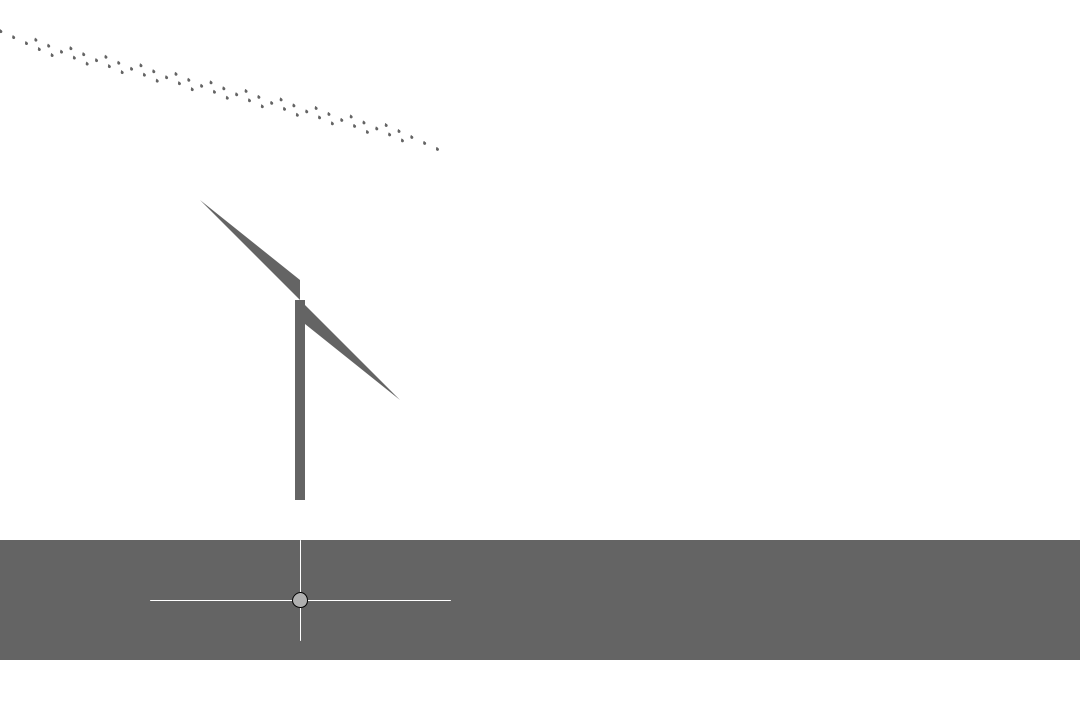
Frame 1 (no input)
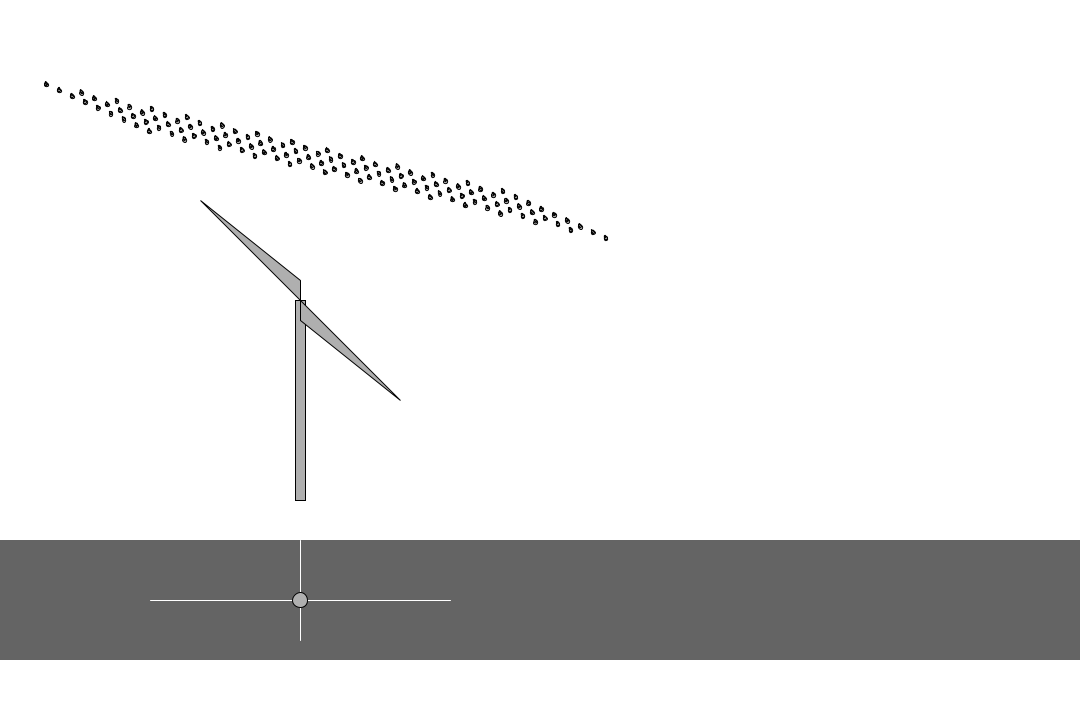
Frame 60 (the mouse pressed at the canvas centre just before this capture)
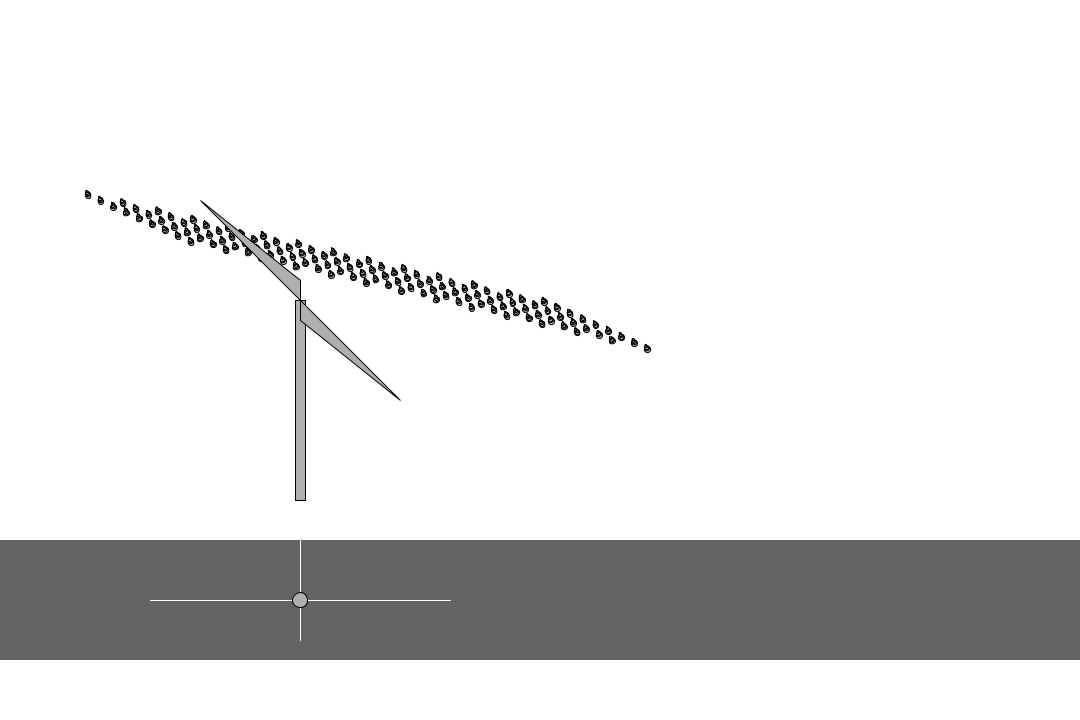
Frame 120 (the mouse held since frame 60 and released just before this capture)

The Processing sketch that drew these frames (run headless with seeded random() and noise(); from frame 60 on, the mouse is pressed at the canvas centre):

// Processing sketch: raindrop_final1
// ── raindrop_final1.pde
int move=0;
int move2=0;

int move3=0;
int move4=0;
boolean dragging=false;


float x = 300;
float y = 600;
float w = 15;
float h = 15;
// Start and end of slider
float sliderStartX = 150;
float sliderEndX = 450;
float sliderStartY = 540;
float sliderEndY = 640;
// Offset for dragging slider
float offsetX = 0;
float offsetY = 0;

int endRotate = 0;
float i = 0; 
float speed = 0; 
int flag=0;
float mouseSpeed=0;
float mouseSpeed2=0;
int temp;
float size=3.0;
float size2=2.0;
float numberOfGroups=5;
float numberOfDrops=13;
float rotateDirection = -20;
float tranRandom=30;

int ellSize= 8;
int drops = 10;
float [] xpos= new float[drops];
float [] ypos= new float[drops];
float [] xspeed= new float[drops];
float [] yspeed= new float[drops];

void setup(){

size(1080,720);

noStroke();
fill(100);  

}

void draw(){
  
  pushMatrix();
  
  //translate(0,-50);
  rotate(radians(rotateDirection));
  background(255);
  //if(size>=10){
  //size = 6;}
  
  
//for(int translateMe=0;translateMe<5;translateMe++){
  if(move>height){move=0;size=3;size2=2;}
  
  for(int groups=0;groups<numberOfGroups;groups++){
  for(int j=1;j<numberOfDrops;j++){
  
    pushMatrix();
    translate((j*20)+move2-(groups*10),(j*20)+move-(groups*10));
    //rotate(radians(random(j,10)));
  
  for(int i=0;i<size;i++){
  ellipse(10*j, 50-i, size-i, size-i);
  }
  popMatrix();
  
  }}
  
 
  
  //delay(10);
//}
  /*
  if(move2>height){move2=0;}
  for(int j=1;j<10;j++){
  pushMatrix();
    translate((j*20),(j*15)+move2);
  
  for(int i=0;i<10;i++){
    
  ellipse(10*j, 50-i, 10-i, 10-i);
  
  }
  popMatrix();
  
  }
  */
  
  if(move==0){move2+=random(0,100);
numberOfGroups=random(6,16);numberOfDrops=random(5,15);
rotateDirection = random(-30,10);
 tranRandom = random(0,500);
   }
move+=random(1,4);

//size++;
//if(frameCount%70==0){
if(frameCount%30==0 && size<=8){
  size++;}
  if(frameCount%30==0 && size2<=8){
  size2++;}
//}
popMatrix();


  pushMatrix();
  speed=offsetX;
  rectMode(CENTER);
  //translate(300, 300); 
  rect(300, 400, 10, 200);
  
  //if(speed==0)i=0;
  //println(i+=speed);
  translate(300, 300); 
  rotate(radians(i+=speed)); 
   //draw the windmill
  triangle(0, 0, 0, -20, -100, - 100); 
  triangle(0, 0, 0, 20, 100, 100);
 
 
 //if(mouseX>50 && mouseX<100 && mouseY>10 && mouseY<20){
  //if(mouseX>pmouseX){

  //blowAir();
  popMatrix();
  
  if (dragging) {
    x = mouseX + offsetX;
    y = mouseY + offsetY;
  }
  
   x = constrain(x, sliderStartX, sliderEndX-w);
   y = constrain(y, sliderStartY, sliderEndY-h);
  
  
  pushMatrix();
  //translate(30,70);
  noStroke();
  fill(100);
  rect(0,600,width*2,120);

  // Draw a line for slider
  stroke(255);
  line(sliderStartX, 600, sliderEndX, 600);
  line(300,sliderStartY,300,sliderEndY);

  stroke(0);
  // Fill according to state
  if (dragging) {
    fill (50);
  } else {
    fill(175);
  }
  // Draw rectangle for slider
  //rect(x, y-25, w, h);
  ellipse(x,y,w,h);
  
  popMatrix();
  
}



void mousePressed() {
  
  if (mouseX > x && mouseX < x + w && mouseY > y && mouseY < y + h) {
    dragging = true;
    
    offsetX = x-mouseX;
    offsetY = y-mouseY;
    
  }
}

void mouseReleased() {
  
  dragging = false;
}


void blowAir(){
  
  if(mouseX>0 && mouseX<width && mouseY>0 && mouseY<height){
  
  mouseSpeed=(mouseX-pmouseX);
  
  if(flag==0){
  if((mouseSpeed>speed || mouseSpeed<speed) && (mouseSpeed<360 && mouseSpeed>-360)){
  speed=mouseSpeed;println(speed);flag=2;
  //mouseSpeed=speed;
  }}
  
  
  
  if(flag==2){
  if(speed>=0.1){  
  speed=speed-0.1;
  }
  
  else if(speed<=-0.1){  
  speed=speed+0.1;
  }

  else{flag=0;println(flag);}
}
  
  }
  
}
